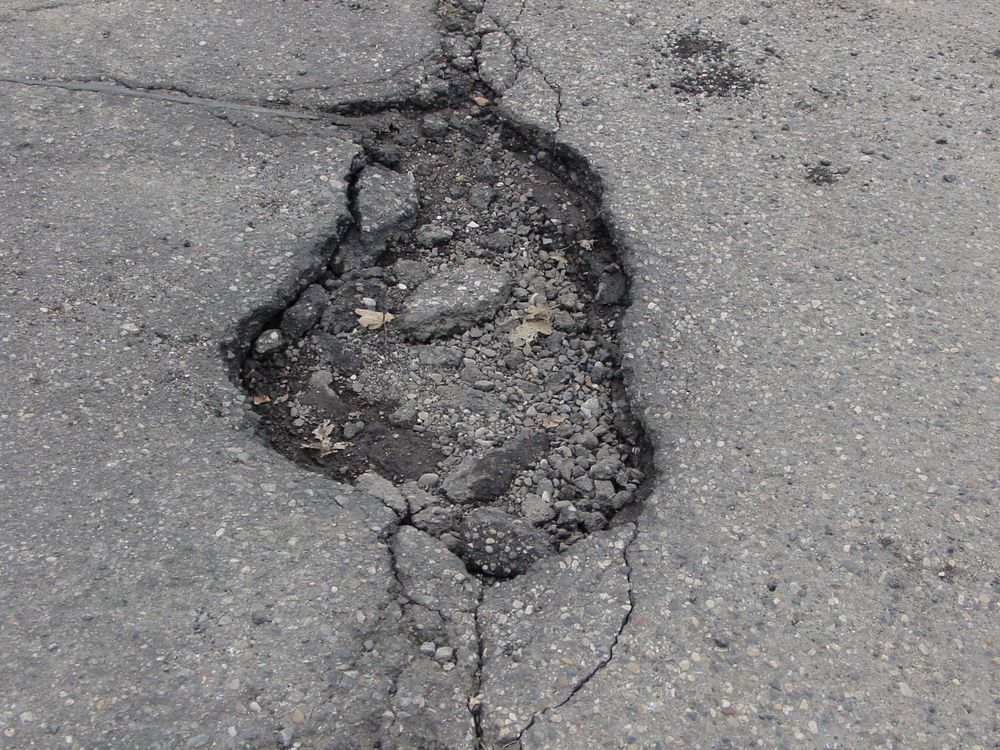
#> input picture img055.jpg, 1000 x 750 px, found by its file name
$ python watershed_algo.py   (older library calls are emulated)
#> lines starting #> are read from the running program, lines starting #| are printed output that depends on the picture; after the words box and inside, x2 and y2 are one past the last pixel; in counts of white or black regions, pixels touching at a corner belong together
from sys import exit
from scipy import ndimage as ndi
from matplotlib import pyplot as plt
from skimage.morphology import watershed
from skimage.morphology import disk
from skimage import data
from skimage.io import imread
from skimage.filters import rank
from skimage.color import rgb2gray
from skimage.util import img_as_ubyte
import cv2
import numpy as np

# selem=disk(5)


loc='D:\Projects\Python\img055.jpg'


img = cv2.imread(loc)
#> img is the input picture: shape (750, 1000, 3); mean B, G, R 130.6, 130.4, 131.9
img_gray = rgb2gray(img)
image = img_as_ubyte(img_gray)
denoised = rank.median(img_gray, disk(2))


gradient = rank.gradient(image, disk(2))
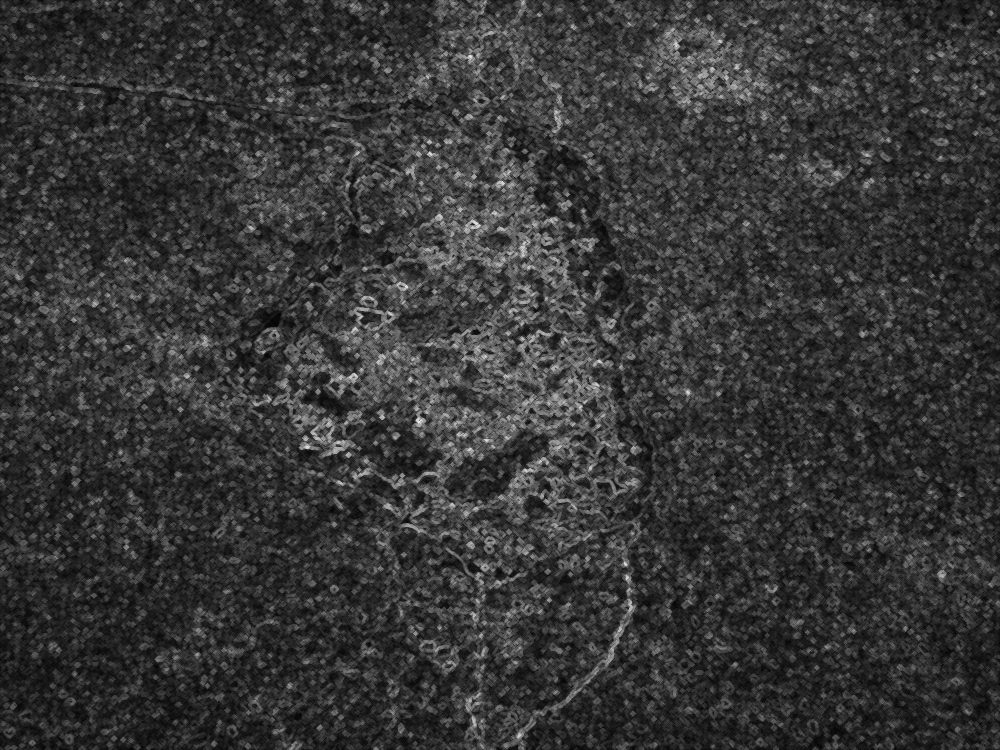
#> gradient: shape (750, 1000); min 3, max 244, mean 54.8

markers = rank.gradient(denoised, disk(5)) < 10
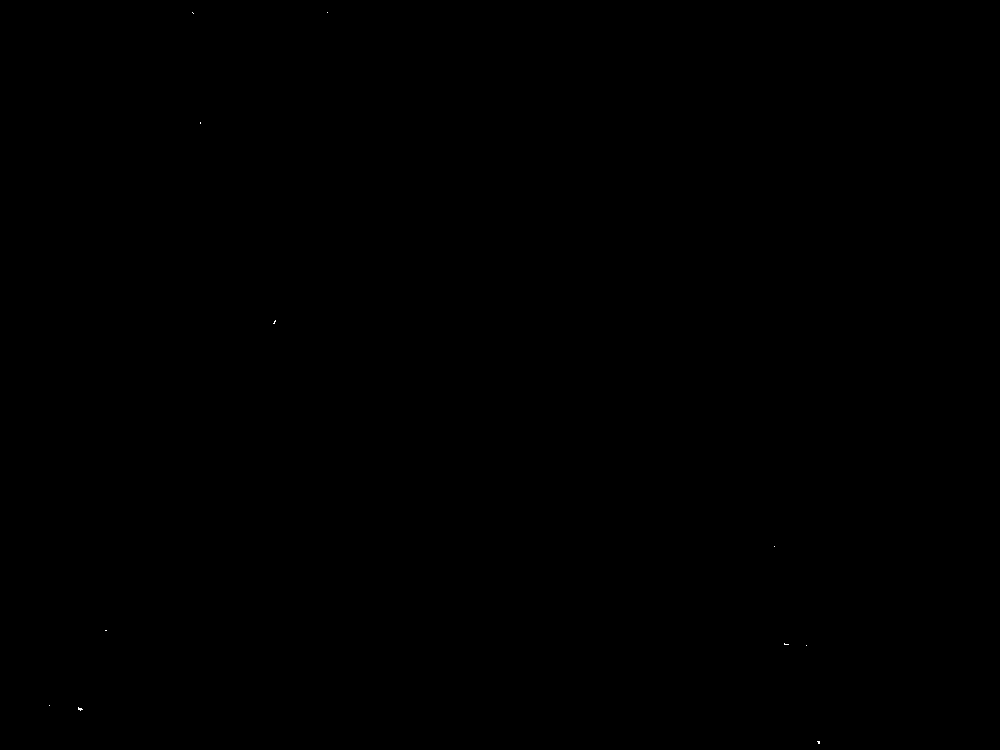
#> markers: shape (750, 1000) bool; 0.01% white in thin lines or dots, all inside (x1, y1, x2, y2) = (49, 12, 820, 744)
markers = ndi.label(markers)[0]
#> markers: shape (750, 1000) int32; 13 distinct labels, from 0 to 12
labels = watershed(gradient,markers)
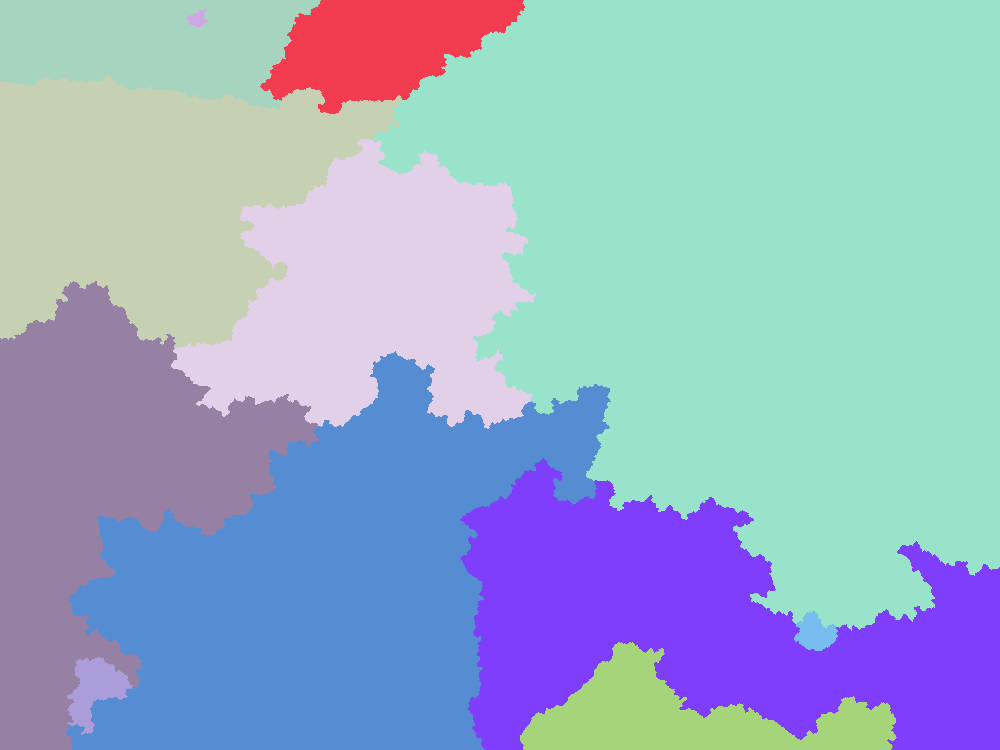
#> labels: shape (750, 1000) int32; 12 distinct labels, from 1 to 12; one colour per label, 0 black

cv2.imshow("gradient",markers)


cv2.imshow("img",img)
cv2.imshow('gray',img_gray)
cv2.waitKey(0)
cv2.destroyAllWindows()

$ run again, with img013.jpg copied over img055.jpg
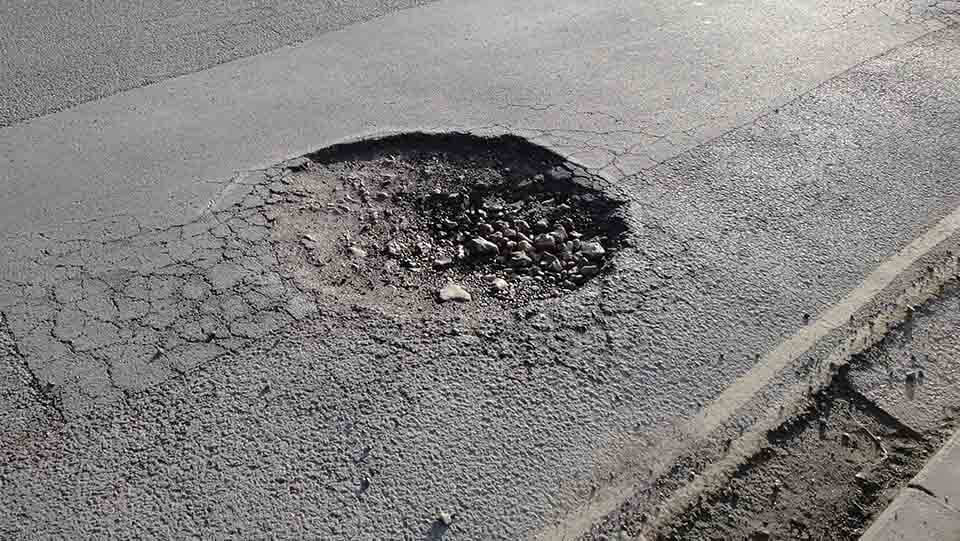
#> input picture img013.jpg, 960 x 541 px, found by its file name
#> img is the input picture: shape (541, 960, 3); mean B, G, R 128.4, 129.5, 131.3
#> `markers = rank.gradient(denoised, disk(5)) < 10`:
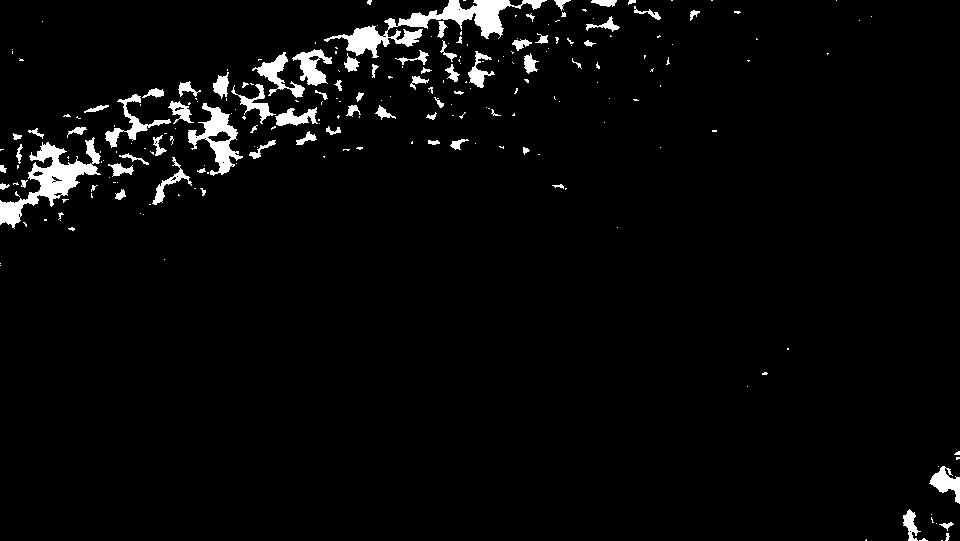
#> markers: shape (541, 960) bool; 3.3% white; 232 white regions (160 under 20 px), largest, box (x1, y1, x2, y2) and area: (324, 0, 547, 58) 3246, (0, 137, 101, 229) 2666, (188, 103, 243, 176) 1433
#> `labels = watershed(gradient,markers)`:
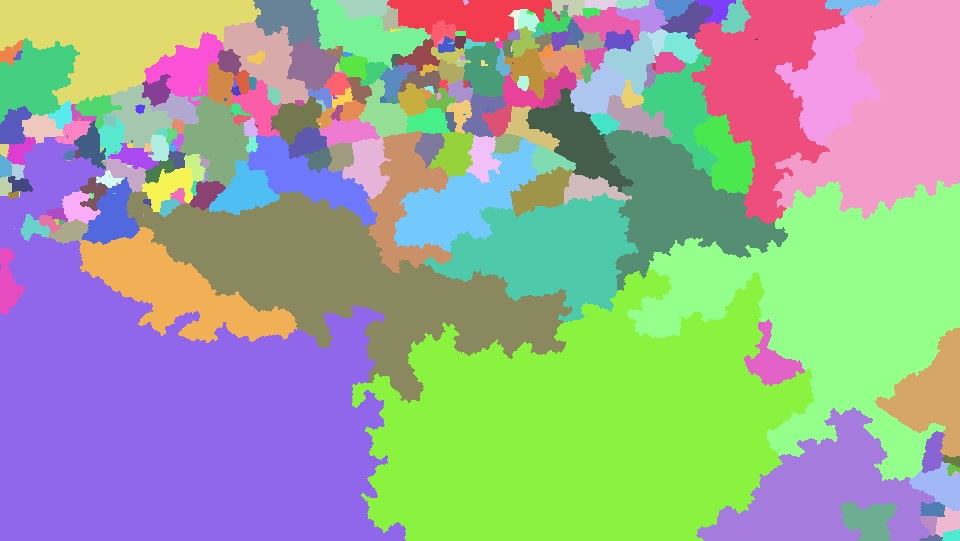
#> labels: shape (541, 960) int32; 298 distinct labels, from 1 to 298; one colour per label, 0 black

$ run again, with img023.jpg copied over img055.jpg
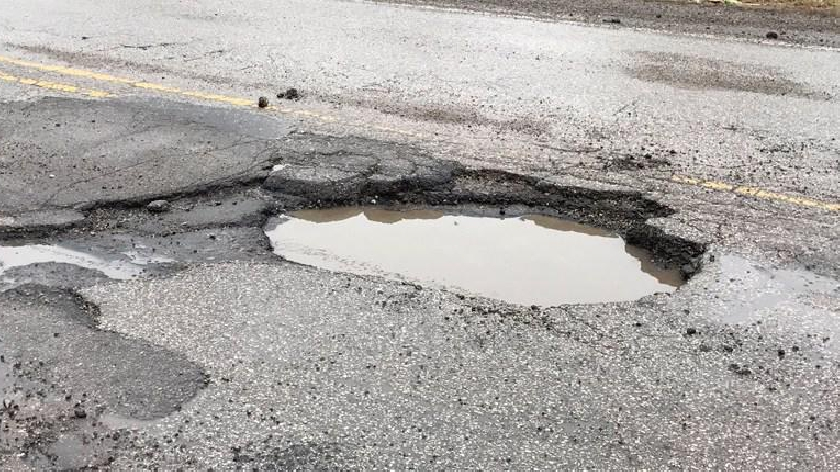
#> input picture img023.jpg, 840 x 472 px, found by its file name
#> img is the input picture: shape (472, 840, 3); mean B, G, R 162.8, 165.5, 168.8
#> `markers = rank.gradient(denoised, disk(5)) < 10`:
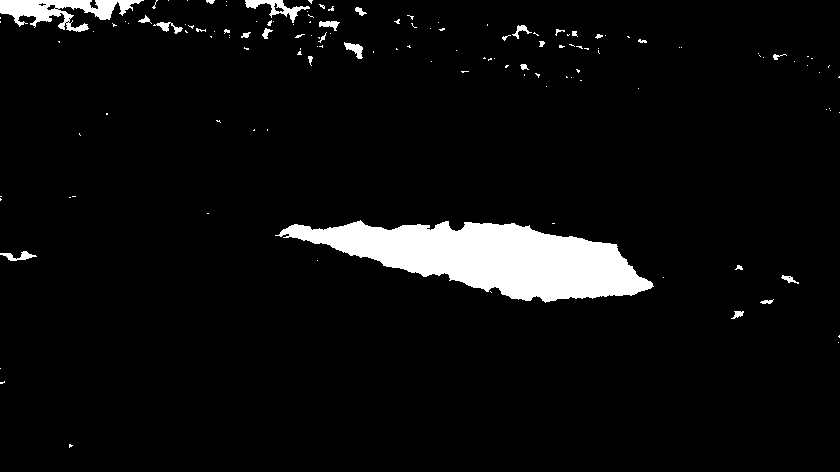
#> markers: shape (472, 840) bool; 5.4% white; 137 white regions (109 under 20 px), largest, box (x1, y1, x2, y2) and area: (275, 220, 654, 303) 16753, (0, 0, 144, 32) 2137, (245, 0, 310, 23) 476
#> `labels = watershed(gradient,markers)`:
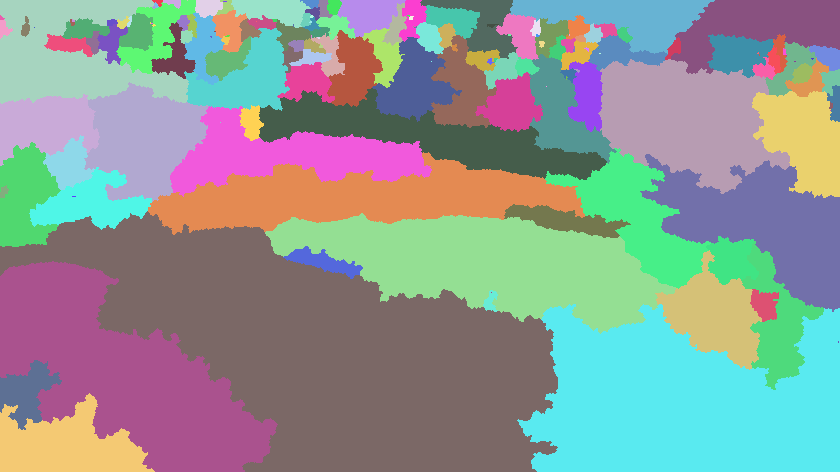
#> labels: shape (472, 840) int32; 173 distinct labels, from 1 to 173; one colour per label, 0 black
